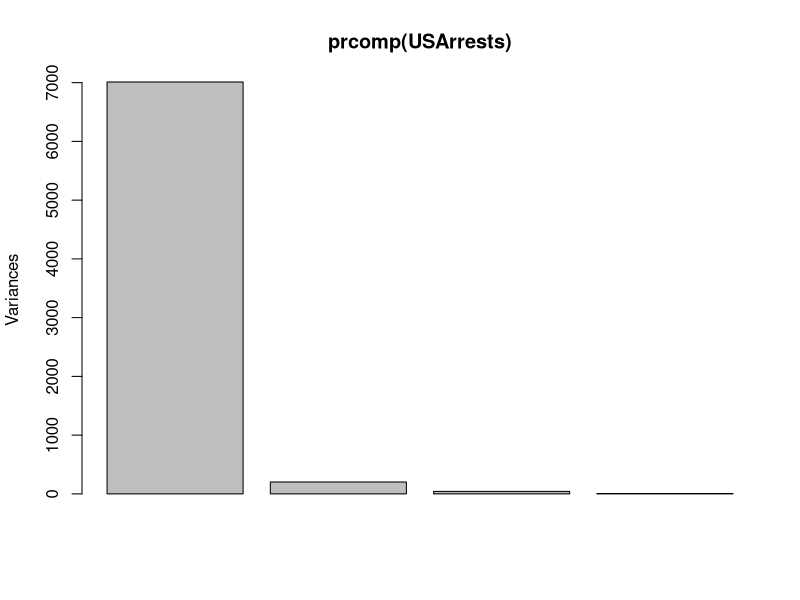
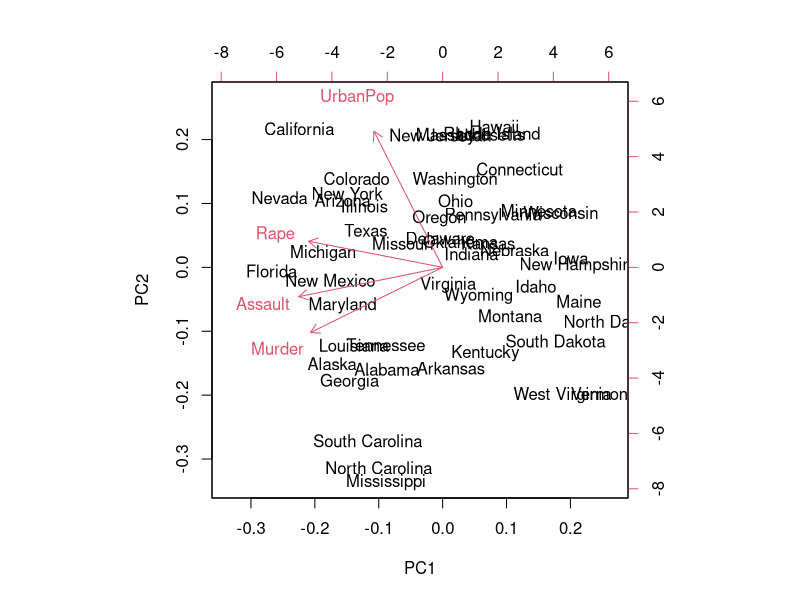

Reproduce these figures in R, in order.

#--------------------------------------------
#--------------- Opgave 2.1.1.1 del 1
#--------------------------------------------



## signs are random
require(graphics)

## the variances of the variables in the
## USArrests data vary by orders of magnitude, so scaling is appropriate
prcomp(USArrests)  # inappropriate
prcomp(USArrests, scale = TRUE, center = TRUE)
prcomp(~ Murder + Assault + Rape, data = USArrests, scale = TRUE)
plot(prcomp(USArrests))
summary(prcomp(USArrests, scale = TRUE))
biplot(prcomp(USArrests, scale = TRUE))





#--------------------------------------------
#--------------- Opgave 2.1.1.1 del 2
#--------------------------------------------
